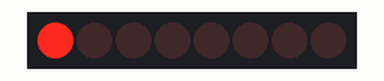
A sketch run on a simulated Arduino Uno, built with avr-gcc and run on an emulated ATmega328P. On the bench: 8 shift-register outputs drawn as a row of LEDs (first output left, lit = HIGH). Wiring (inferred from the names in the program): shift register (74HC595): data pin 2; shift clock pin 4; latch pin 3. Wiring (inferred from the signals the program sends): row of LEDs: on Q0, Q1, Q2, Q3, Q4, Q5, Q6, Q7.

Above: at 0.2 s.
At 1.2 s:
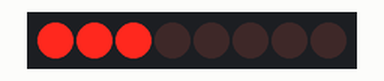
At 2.2 s:
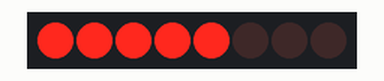
At 4.2 s:
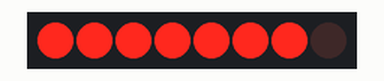
At 6.7 s:
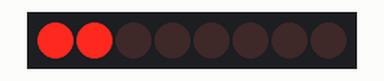
At 8.7 s:
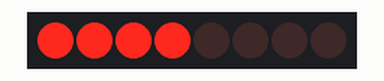
Timing chart, 0 to 9.1 s (numbered marks = the images above):
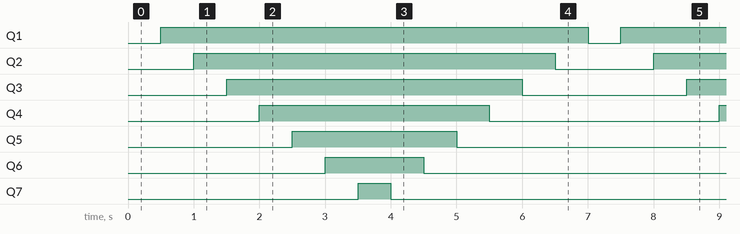

The sketch:

006.ino
```cpp
const byte dataPin = 2;
const byte latchPin = 3;
const byte clockPin = 4;
byte index = 0;
byte updown = 0;

const byte LEDs[8] = {
  B10000000,
  B11000000,
  B11100000,
  B11110000,
  B11111000,
  B11111100,
  B11111110,
  B11111111,
};

void setup() {
  pinMode(latchPin, OUTPUT);
  pinMode(clockPin, OUTPUT);
  pinMode(dataPin, OUTPUT);
}

void loop() {
  digitalWrite(latchPin, LOW);
  shiftOut(dataPin, clockPin, LSBFIRST, LEDs[index]);
  digitalWrite(latchPin, HIGH);
  delay(500);

  if(index == 7)
    updown = 1;
  else if(index == 0)
    updown = 0;

  if(updown == 1)
    index--;
  else
    index++;
}
```

Measured:
- by itself, Q1: alternates HIGH for 6.5 s and LOW for 0.50 s
- by itself, Q2: alternates HIGH for 5.5 s and LOW for 1.5 s
- by itself, Q3: alternates HIGH for 4.5 s and LOW for 2.5 s
- by itself, Q4: alternates HIGH for 3.5 s and LOW for 3.5 s
- by itself, Q5: alternates HIGH for 2.5 s and LOW for 4.5 s
- by itself, Q6: alternates HIGH for 1.5 s and LOW for 5.5 s
- by itself, Q7: alternates HIGH for 0.50 s and LOW for 6.5 s
